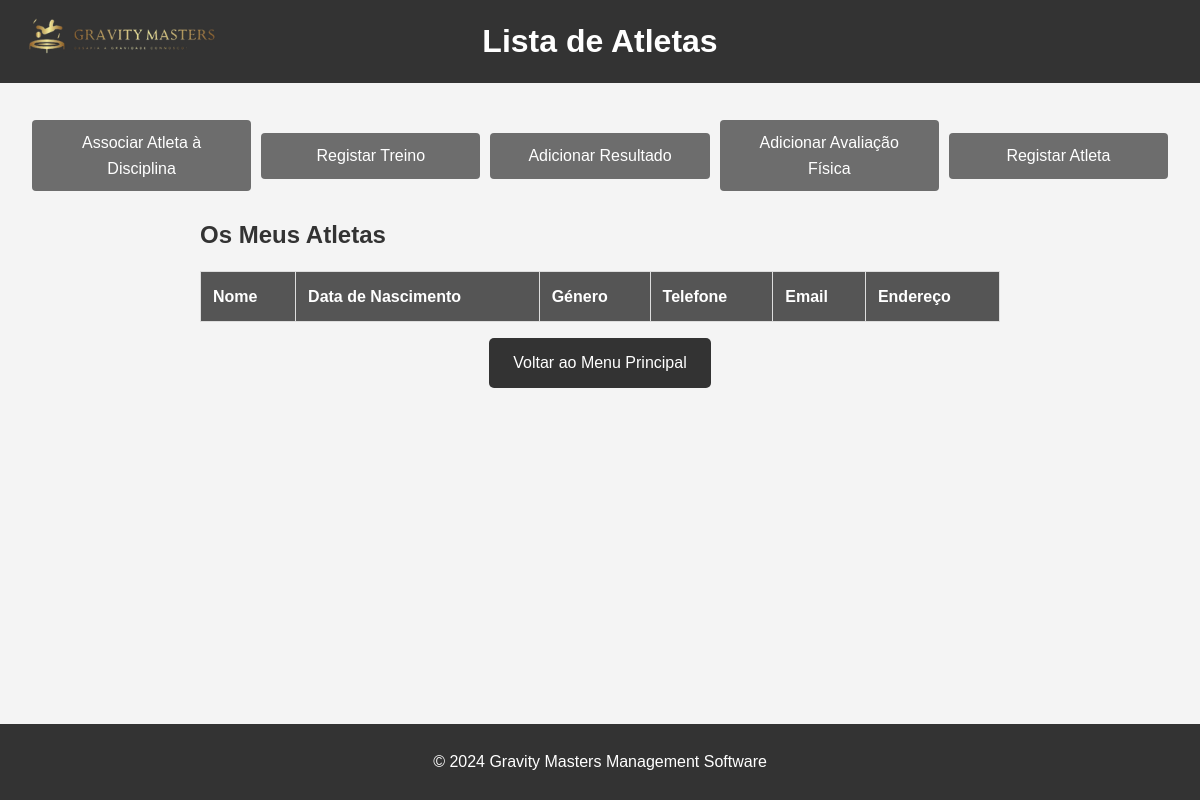
Page /frontend/list_athletes.php (signed in) on the earlier database version.
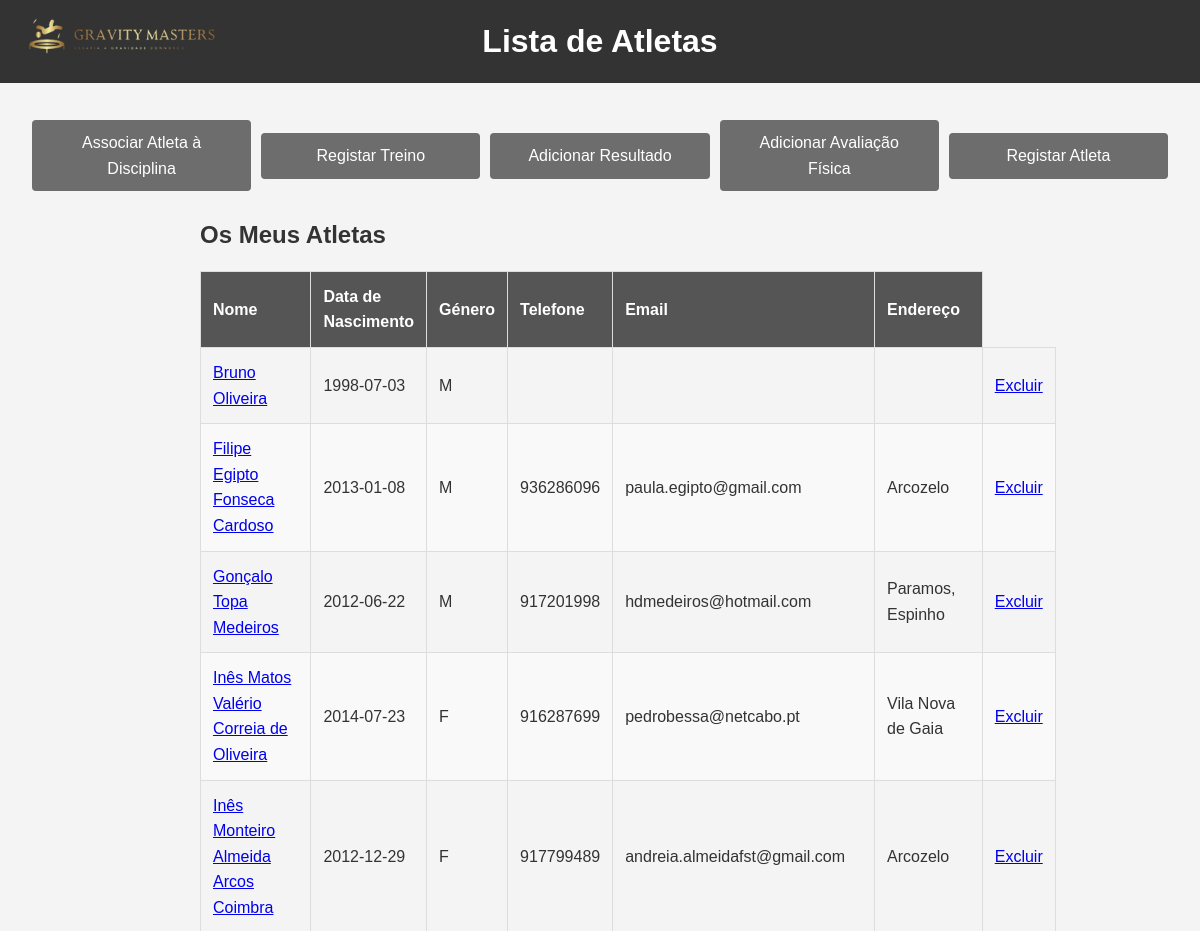
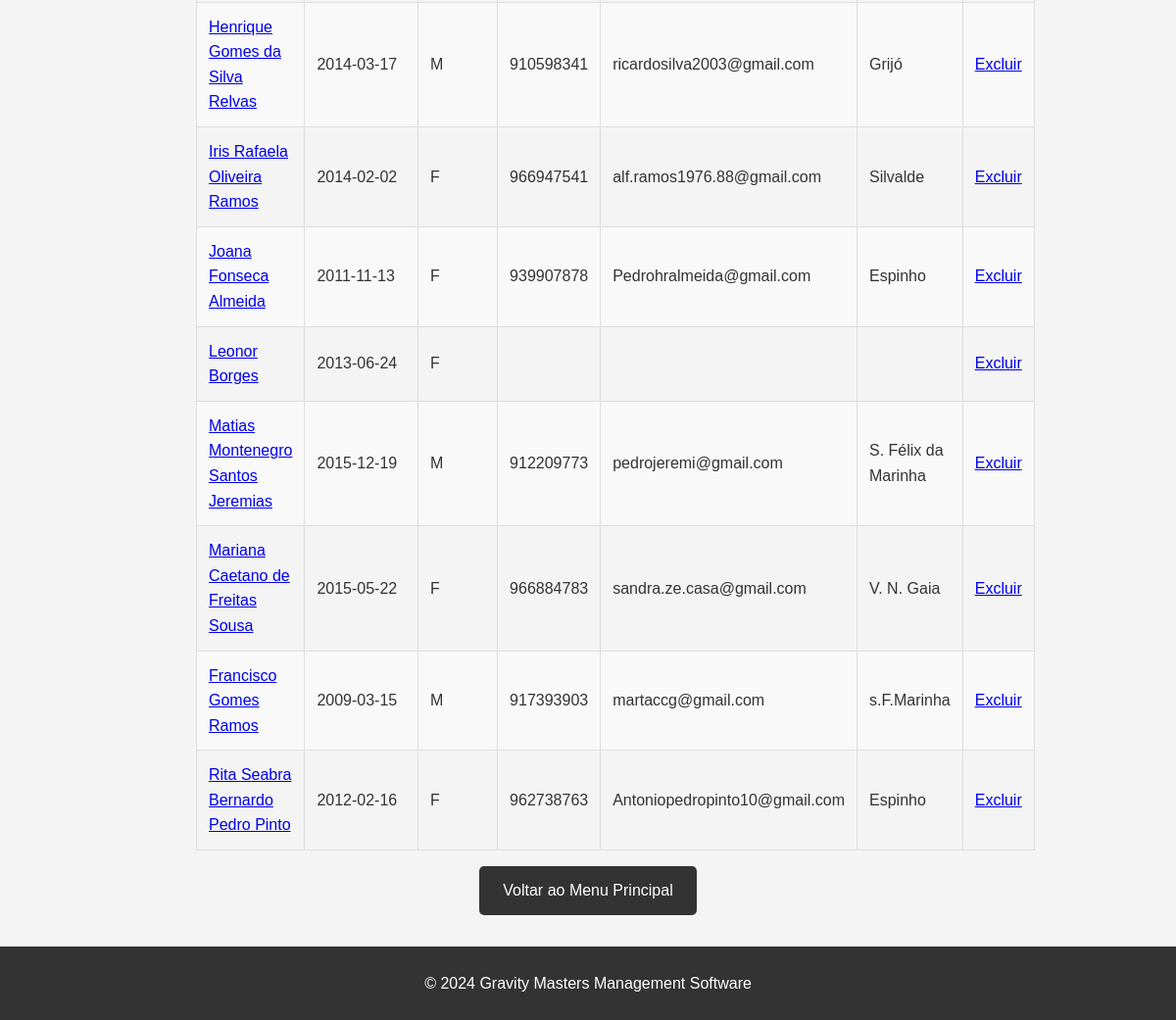
Same page on the later database version (2 pictures, top to bottom).
### tables this page shows
CREATE TABLE "Athlete" (
    idAthlete INTEGER PRIMARY KEY AUTOINCREMENT,
    name VARCHAR(255) NOT NULL,
    birthday DATE,
    genre VARCHAR(1) NOT NULL,
    mobile VARCHAR(20),
    email VARCHAR(255), username TEXT,
    password VARCHAR(255),
    address VARCHAR(255),
    ageGroup VARCHAR(255), "fgpNumber" TEXT, "tag_uid" TEXT,
    UNIQUE(idAthlete)
);

### frontend/list_athletes.php (the view, shortened to what this page needs)
<!DOCTYPE html>
<html lang="pt">
<head>
    <link rel="stylesheet" href="../css/list_athletes.css">
</head>
<body>
    <header>
        <div class="header-content">
            <h1>Lista de Atletas</h1>
        </div>
        <div class="logo-content">
            <img src="..\imagens\teste.png" alt="Logo do Clube" class="header-logo">
        </div>
    </header>
    <main>
        <div class="menuAtletas">
            <nav>
                <ul>
                    <li><a href="assign_discipline.php">Associar Atleta à Disciplina</a></li>
                    <li><a href="schedule_training.php">Registar Treino</a></li>
                    <li><a href="list_competition.php">Adicionar Resultado</a></li>
                    <li><a href="condition_add.php">Adicionar Avaliação Física</a></li>
                    <li><a href="addAthlete.php">Registar Atleta</a></li>
                </ul>
            </nav>
        </div>
        <div class="athlete-list">
            <h2>Os Meus Atletas</h2>
            <table>
                <thead>
                    <tr>
                        <th>Nome</th>
                        <th>Data de Nascimento</th>
                        <th>Género</th>
                        <th>Telefone</th>
                        <th>Email</th>
                        <th>Endereço</th>
                    </tr>
                </thead>
                <tbody>
                    <?php
                    include '../backend/db_connect.php';
                    $coach_id = $_SESSION['user_id'];
                    try {
                        $sql = "SELECT DISTINCT A.idAthlete, A.name, A.birthday, A.genre, A.mobile, A.email, A.address
                                FROM Athlete A
                                JOIN AthleteDiscipline AD ON A.idAthlete = AD.idAthlete
                                JOIN CoachingStaffDiscipline CD ON AD.idDiscipline = CD.idDiscipline
                                WHERE CD.idCoachingStaff = :coach_id";
                        $stmt = $conn->prepare($sql);
                        $stmt->bindParam(':coach_id', $coach_id);
                        $stmt->execute();
                        while ($row = $stmt->fetch(PDO::FETCH_ASSOC)) {
                            echo "<tr>";
                            echo "<td><a href='personalAthlete.php?idAthlete={$row['idAthlete']}'>{$row['name']}</a></td>";
                            echo "<td>{$row['birthday']}</td>";
                            echo "<td>{$row['genre']}</td>";
                            echo "<td>{$row['mobile']}</td>";
                            echo "<td>{$row['email']}</td>";
                            echo "<td>{$row['address']}</td>";
                            echo "<td><a href='../backend/delete_athlete.php?idAthlete={$row['idAthlete']}' onclick='return confirm(\"Tem certeza de que deseja excluir este atleta?\")'>Excluir</a></td>";
                            echo "</tr>";
                        }
                    } catch (Exception $e) {
                        echo "<tr><td colspan='7'>Erro: " . $e->getMessage() . "</td></tr>";
                    }
                    ?>
                </tbody>
            </table>
        </div>
        <div class="back-button">
            <a href="menu_coach.php">Voltar ao Menu Principal</a>
        </div>
    </main>
    <footer>
        <p>&copy; 2024 Gravity Masters Management Software</p>
    </footer>
</body>
</html>

Differences in the rows shown:
now on this page (row edited): athlete: name "Bruno Oliveira", birthday "1998-07-03", genre "M"
now on this page (row edited): athlete: name "Filipe Egipto Fonseca Cardoso", birthday "2013-01-08", genre "M", mobile "936286096", email "paula.egipto@gmail.com", address "Arcozelo"
now on this page (row edited): athlete: name "Gonçalo Topa Medeiros", birthday "2012-06-22", genre "M", mobile "917201998", email "hdmedeiros@hotmail.com", address "Paramos, Espinho"
now on this page (row edited): athlete: name "Inês Matos Valério Correia de Oliveira", birthday "2014-07-23", genre "F", mobile "916287699", email "pedrobessa@netcabo.pt", address "Vila Nova de Gaia"
now on this page (row edited): athlete: name "Inês Monteiro Almeida Arcos Coimbra", birthday "2012-12-29", genre "F", mobile "917799489", email "andreia.almeidafst@gmail.com", address "Arcozelo"
now on this page (row edited): athlete: name "Henrique Gomes da Silva Relvas", birthday "2014-03-17", genre "M", mobile "910598341", email "ricardosilva2003@gmail.com", address "Grijó"
now on this page (row edited): athlete: name "Iris Rafaela Oliveira Ramos", birthday "2014-02-02", genre "F", mobile "966947541", email "alf.ramos1976.88@gmail.com", address "Silvalde"
now on this page (row edited): athlete: name "Joana Fonseca Almeida", birthday "2011-11-13", genre "F", mobile "939907878", email "Pedrohralmeida@gmail.com", address "Espinho"
now on this page (row edited): athlete: name "Leonor Borges", birthday "2013-06-24", genre "F"
now on this page (row edited): athlete: name "Matias Montenegro Santos Jeremias", birthday "2015-12-19", genre "M", mobile "912209773", email "pedrojeremi@gmail.com", address "S. Félix da Marinha"
now on this page (row edited): athlete: name "Mariana Caetano de Freitas Sousa", birthday "2015-05-22", genre "F", mobile "966884783", email "sandra.ze.casa@gmail.com", address "V. N. Gaia"
now on this page (row edited): athlete: name "Francisco Gomes Ramos", birthday "2009-03-15", genre "M", mobile "917393903", email "martaccg@gmail.com", address "s.F.Marinha"
now on this page (row edited): athlete: name "Rita Seabra Bernardo Pedro Pinto", birthday "2012-02-16", genre "F", mobile "962738763", email "Antoniopedropinto10@gmail.com", address "Espinho"
